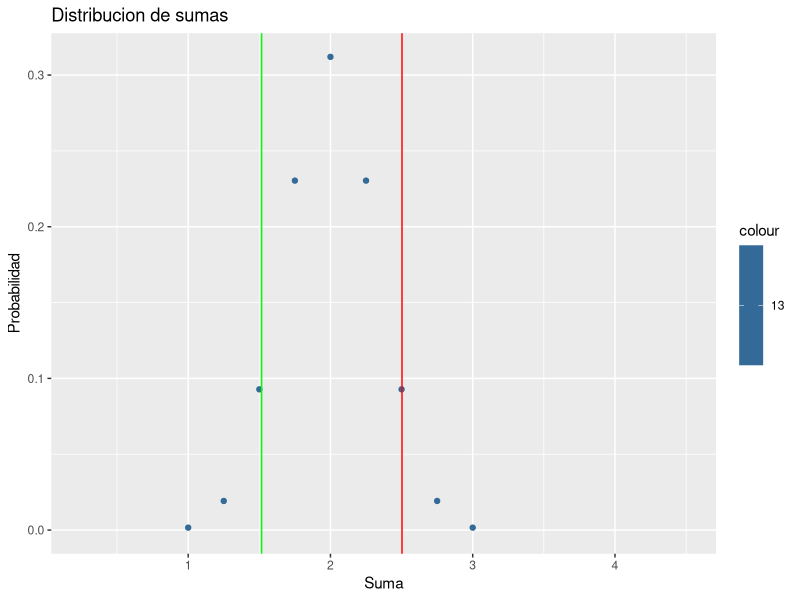
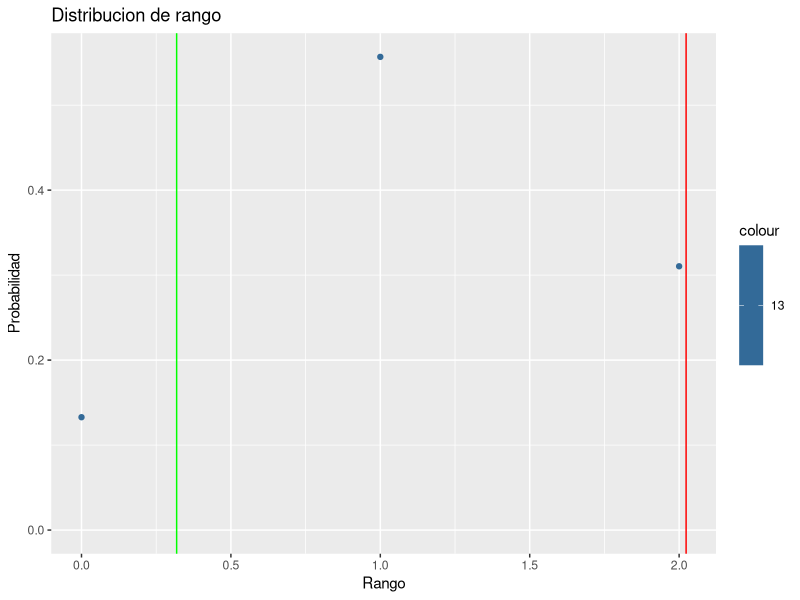
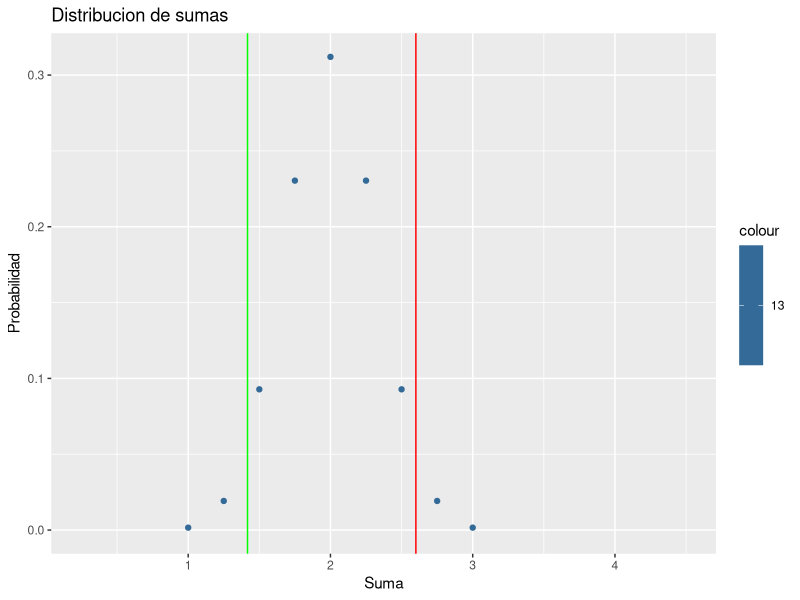
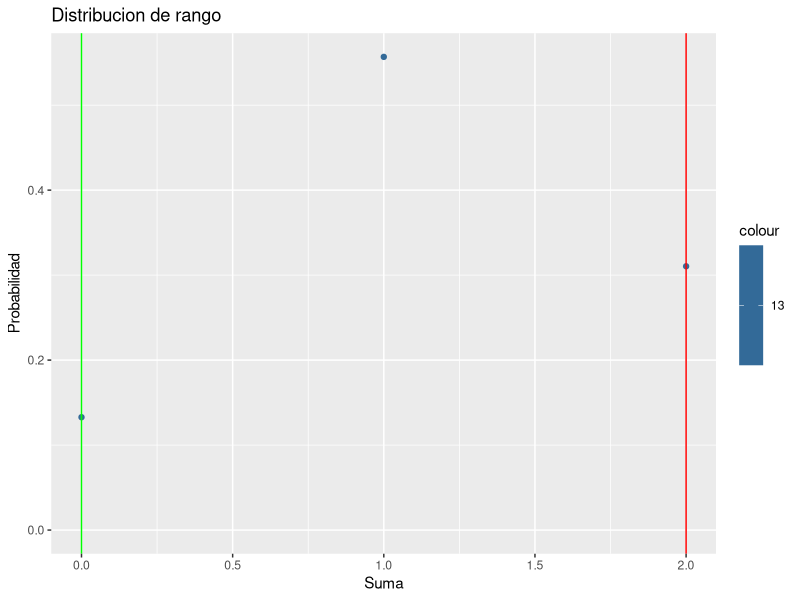
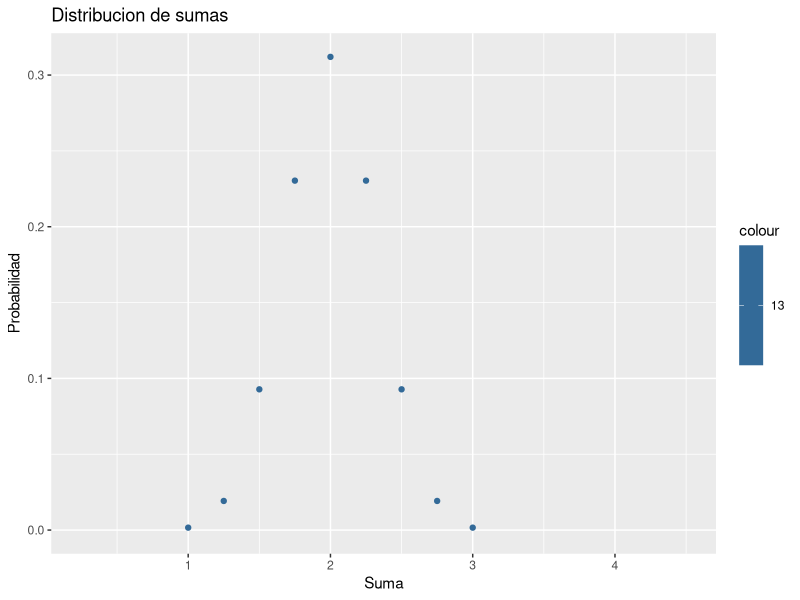

These figures' R source, in order:
if (!require('ggplot2')) install.packages('ggplot2'); 
library(ggplot2)
#Verifica de instalar la librer???a para gr???ficos

set.seed(140)

#Datos para el algoritmo
arr <- c(1,2,3)
p <- c(0.2,0.6,0.2)
n <- c(4)
k <- c(20)
z <- c(1.96)
alphainit <- c(0.05)
b <- c(500)
bboots <- c(300)
a<-sqrt(n/(n-1))
d2 <- c(1.128,1.693,2.059,2.326,2.534,2.704,2.847,2.970,3.078,3.173,3.258,3.336,3.407,3.472,3.532,3.588,3.640,3.689,3.735,3.778,3.819)
d3 <- c(0.853,0.888,0.880,0.864,0.848,0.833,0.820,0.808,0.797,0.787,0.778,0.770,0.763,0.756,0.750,0.744,0.739,0.733,0.729,0.724,0.720)


#Medias y rangos
mediamuestral <- array(1:(k*bboots)+1)
rangoboots <- array(1:(k*bboots)+1)
rangoshewart <- array(1:k)

#Limites
BootsMedia <- matrix(nrow=b, ncol=2)
BootsRango <- matrix(nrow=b, ncol=2)
ShewartMedia <- matrix(nrow=b, ncol=2)
ShewartRango <- matrix(nrow=b, ncol=2)

#Alphas
AlphaBootsMedia <- matrix(nrow=b, ncol=2)
AlphaBootsRango <- matrix(nrow=b, ncol=2)
AlphaShewartMedia <- matrix(nrow=b, ncol=2)
AlphaShewartRango <- matrix(nrow=b, ncol=2)
AlphaBootsMediaProm <- array(1:2)
AlphaBootsRangoProm <- array(1:2)
AlphaShewartMediaProm <- array(1:2)
AlphaShewartRangoProm <- array(1:2)


#Probabilidades para graficar por promedio de suma
probgraph <- matrix(nrow=n+1,ncol=(max(arr)*(n+2)))
probacum <- array(1:(max(arr)*(n+2)))
versum <- c(0)

#Probabilidades para graficar por rango
rangomaxi <- max(arr)-min(arr)
rangraph <- array(dim = c(length(arr),length(arr),n))
resrango <- array(dim = c(rangomaxi+1))
rangacum <- array(dim = c(rangomaxi+1))


# ------------------------------------------------------------------
# ------- Algoritmo para graficar por distribucion promedio --------
# ------------------------------------------------------------------


for (l in 1:length(probgraph)){ #inicializo el arreglo
  probgraph[l] <- 0
}

for (l in 1:length(arr)){ #Inicializo el caso base
  probgraph[1,arr[l]] <- p[l]
}

for (i in 1:n){ #Trabajo para paso i+1
  for(j in 1:((max(arr)*n-1)+1)){
    for(l in 1:length(arr)){
      aux <- probgraph[i+1,j+arr[l]]
      probgraph[i+1,j+arr[l]] <- aux + (probgraph[i,j]*p[l])
    } 
  }
}


#Verifico si la suma da 1.
versum <- probgraph[n,1]

#Preparo la probabilidad acumulada
probacum <- probgraph[n,1]

for (i in 2:(max(arr)*(n+2))){
  probacum[i] <- probacum[i-1] + probgraph[n,i]
  versum <- versum + probgraph[n,i]
}
#qplot(1:(max(arr)*(n+2)),probgraph[n,],color=13,main="Magia",xlab="Cosa A",ylab="Cosa B")
#barplot(probgraph[n,])


# ------------------------------------------------------------------
# --------- Algoritmo para graficar por distribucion rango ---------
# ------------------------------------------------------------------

for (l in 1:length(rangraph)){ #inicializo el arreglo
  rangraph[l] <- 0
}

for (i in 1:length(arr)){ #Preparo caso base
  rangraph[i,i,1] <- p[i]
}

for (it in 2:n){
  for (mini in 1:length(arr)){
    for(maxi in 1:length(arr)){
      for(t in 1:length(arr)){
        if(arr[t]>arr[maxi]){
          rangraph[mini,t,it] <- rangraph[mini,t,it] + rangraph[mini,maxi,it-1]*p[t]
        }
        else if(arr[t]<arr[mini]){
          rangraph[t,maxi,it] <- rangraph[t,maxi,it] + rangraph[mini,maxi,it-1]*p[t]
        }
        else{
          rangraph[mini,maxi,it] <- rangraph[mini,maxi,it] + rangraph[mini,maxi,it-1]*p[t]
        }
      }
    } 
  }
}

for(i in 1:length(resrango)){
  resrango[i] <- 0
}

for(i in 1:length(arr)){
  for(j in i:length(arr)){
    resrango[(arr[j]-arr[i])+1] <- resrango[(arr[j]-arr[i])+1] + rangraph[i,j,n] 
  }
}

rangacum[1] = resrango[1]

for(i in 2:length(rangacum))
  rangacum[i] <- rangacum[i-1] + resrango[i]

#plot(0:rangomaxi,resrango)
#print(resrango)

# ------------------------------------------------------------------
# --------------- Algoritmo para calcular limites ------------------
# ------------------------------------------------------------------


for (l in 1:b){ 
  samples <- replicate(k, sample(arr,size=n,prob=p,replace=TRUE)) 
  
  for(m in 1:k){
    rangoshewart[m] <- max(samples[,m])-min(samples[,m])
  }
  
  mediaTotal <- mean(samples)
  rmedia <- mean(rangoshewart)
  desvio <- rmedia / d2[n]
  
  ShewartMedia[l,1] <- mediaTotal-(z*desvio)/sqrt(n)
  ShewartMedia[l,2] <- mediaTotal+(z*desvio)/sqrt(n)
  
  ShewartRango[l,1] <- max(0,rmedia-z*d3[n]*desvio)
  ShewartRango[l,2] <- rmedia+z*d3[n]*desvio
  
  mediaCol <- array (1:k)
  mediaCol <- colMeans(samples, dims = 1)
  
  bootsrango <- replicate(bboots,samples)
  permrango <- sample(bootsrango,size=(n*k*bboots))
  permrango <- array(permrango,c(n,k*bboots))
  
#ACA LE SAQU? LA PARTE DE RESTAR LAS MEDIAS PORQUE NOTE QUE ERA MEJOR EL RESULTADO SIN ESO  
 # for (i in 1:n){
#    for (j in 1:k){
#      samples[i,j] <- samples[i,j] - mediaCol[j] #Le resto la media
#    }
#  }
  
  boots <- replicate(bboots,samples)
  perm <- sample(boots,size=(n*k*bboots))
  perm <- array(perm,c(n,k*bboots))


  for (i in 0:((k*bboots)-1)){ 
    rangoboots[i+1] = (max(permrango[,i+1])-min(permrango[,i+1]))
    mediamuestral[i+1] = mean(perm[,i+1])
#   mediamuestral[i+1] = mediamuestral[i+1]*a + mediaTotal
  }
  
  mediamuestral <- sort(mediamuestral)
  rangoboots <- sort(rangoboots)
  

  
  BootsRango[l,1] <- rangoboots[as.integer((k*bboots)*alphainit/2)]
  BootsRango[l,2] <- rangoboots[as.integer((k*bboots)*(1-alphainit/2))+1]
  BootsMedia[l,1] <- mediamuestral[as.integer((k*bboots)*alphainit/2)]
  BootsMedia[l,2] <- mediamuestral[as.integer((k*bboots)*(1-alphainit/2))+1]
}
#print(rangoshewart)
#print(samples)
#print(mediaTotal)
#print(mediamuestral)
#print(perm[1,])

# ------------------------------------------------------------------
# ----------------------- Calculo de Alpha -------------------------
# ------------------------------------------------------------------
#ACA NO HACIA FALTA RESTARLE 1 EN EL CASO QUE COINCID?A, ASI QUE QUEDO CON EL if SIN HACER NADA
#LE CORREG? PAR?NTESIS MAL UBICADOS Y UNA REFERENCIA QUE HACIA A UN VECTOR EQUIVOCADO
for (i in 1:b){
  
  #Calculo alpha de Bootstrap Media CORRECCION YA HECHA Y VERIFICADA
  AlphaBootsMedia[i,1] = probacum[as.integer(BootsMedia[i,1]*n)]
  #Caso borde donde justo da en el punto
  if( (as.integer(BootsMedia[i,2]*n)) == (BootsMedia[i,2]*n)) {  
    AlphaBootsMedia[i,2] = 1 - probacum[as.integer(BootsMedia[i,2]*n)]
  }
  else{
    AlphaBootsMedia[i,2] = 1 - probacum[as.integer(BootsMedia[i,2]*n)]
    print(probacum[((as.integer(BootsMedia[i,2])))] )
  }
  
  #Calculo alpha de Bootstrap Rango CORRECCION YA HECHA Y VERIFICADA
  if( (as.integer(BootsRango[i,1])+1) < 1)
    AlphaBootsRango[i,1] = 0
  else
    AlphaBootsRango[i,1] = rangacum[(as.integer(BootsRango[i,1]))+1]
  AlphaBootsRango[i,2] = 1 - rangacum[min(length(rangacum),(as.integer(BootsRango[i,2])+1))]
  
  
  #Calculo alpha de Shewart Media CORRECCION YA HECHA Y VERIFICADA
  AlphaShewartMedia[i,1] = probacum[as.integer(ShewartMedia[i,1]*n)]
  if( as.integer(ShewartMedia[i,2]*n) == (ShewartMedia[i,2]*n) )  
    AlphaShewartMedia[i,2] = 1 - probacum[as.integer(ShewartMedia[i,2]*n)]
  else
    AlphaShewartMedia[i,2] = 1 - probacum[as.integer(ShewartMedia[i,2]*n)]
  
  
  #Calculo alpha de Shewart Rango CORRECCION YA HACHA Y VERIFICADA  
  if ((as.integer(ShewartRango[i,1]))+1 < 1 )
    AlphaShewartRango[i,1] = 0
  else
    AlphaShewartRango[i,1] = rangacum[(as.integer(ShewartRango[i,1]))+1]
  if( as.integer(ShewartRango[i,2]) == ShewartRango[i,2] )  
    AlphaShewartRango[i,2] = 1 - rangacum[min(length(rangacum),(as.integer(ShewartRango[i,2]))+1)]
  else
    AlphaShewartRango[i,2] = 1 - rangacum[min(length(rangacum),(as.integer(ShewartRango[i,2]))+1)]
  
}

AlphaBootsMediaProm[1] = mean(AlphaBootsMedia[,1])
AlphaBootsMediaProm[2] = mean(AlphaBootsMedia[,2])

AlphaBootsRangoProm[1] = mean(AlphaBootsRango[,1])
AlphaBootsRangoProm[2] = mean(AlphaBootsRango[,2])

AlphaShewartMediaProm[1] = mean(AlphaShewartMedia[,1])
AlphaShewartMediaProm[2] = mean(AlphaShewartMedia[,2])

AlphaShewartRangoProm[1] = mean(AlphaShewartRango[,1])
AlphaShewartRangoProm[2] = mean(AlphaShewartRango[,2])
# ------------------------------------------------------------------
# -------------------- Impresiones y Gr�ficos ----------------------
# ------------------------------------------------------------------

#print(samples)

#Estos son todos los limites:
#print(BootsMedia)
print(BootsRango)
#print(ShewartMedia)
print(ShewartRango)

#Estos son los alphas de los l�mites:
#print(AlphaBootsMedia)
print(AlphaBootsRango)
#print(AlphaShewartMedia)
print(AlphaShewartRango)

#print(AlphaBootsMediaProm)
#print(AlphaBootsRangoProm)
#print(AlphaShewartMediaProm)
#print(AlphaShewartRangoProm)

#Esta es la distribucion de probabilidad
print(probgraph[n,])
#print(rangacum)
print(probacum)


#Graficos con limites Shewart y Bootstrap
vargrafico <- ( 1:(max(arr)*(n+2)))/n

#Grafico Shewart Media
(qplot(vargrafico,probgraph[n,],color=13,main="Distribucion de sumas",xlab="Suma",ylab="Probabilidad", ylim = c(0.0000000000001,max(probgraph[n,]))) + geom_vline(xintercept = mean(ShewartMedia[,1]), colour="green") + geom_vline(xintercept = mean(ShewartMedia[,2]), colour = "red") )

#Grafico Shewart Rango
(qplot(0:rangomaxi,resrango,color=13,main="Distribucion de rango",xlab="Rango",ylab="Probabilidad",ylim = c(0.0000000000001,max(resrango))) + geom_vline(xintercept = mean(ShewartRango[,1]), colour="green") + geom_vline(xintercept = mean(ShewartRango[,2]), colour = "red" ) )

#Grafico Bootstrap Media
(qplot(vargrafico,probgraph[n,],color=13,main="Distribucion de sumas",xlab="Suma",ylab="Probabilidad",ylim = c(0.0000000000000000001,max(probgraph[n,]))) + geom_vline(xintercept = mean(BootsMedia[,1]), colour="green") + geom_vline(xintercept = mean(BootsMedia[,2]), colour = "red" ) )

#Grafico Bootstrap Rango
(qplot(0:rangomaxi,resrango,color=13,main="Distribucion de rango",xlab="Suma",ylab="Probabilidad", ylim = c(0.0000000000001,max(resrango))) + geom_vline(xintercept = mean(BootsRango[,1]), colour="green") + geom_vline(xintercept = mean(BootsRango[,2]), colour = "red" ) )


#Distribucion probabilidad0...
qplot(vargrafico,probgraph[n,],color=13,main="Distribucion de sumas",xlab="Suma",ylab="Probabilidad",ylim = c(0.0000000000000000001,max(probgraph[n,])))

write.table(AlphaBootsMedia,"Alpha Bootstrap Media.txt",sep = "\t",row.names = FALSE, col.names = c("Alfa inferior", "Alfa superior"))
write.table(AlphaBootsRango,"Alpha Bootstrap Rango.txt",sep = "\t",row.names = FALSE, col.names = c("Alfa inferior", "Alfa superior"))
write.table(AlphaShewartMedia,"Alpha Shewart Media.txt",sep = "\t",row.names = FALSE, col.names = c("Alfa inferior", "Alfa superior"))
write.table(AlphaShewartRango,"Alpha Shewart Rango.txt",sep = "\t",row.names = FALSE, col.names = c("Alfa inferior", "Alfa superior"))

write.table(BootsMedia,"Limite Bootstrap Media.txt",sep = "\t",row.names = FALSE, col.names = c("Limite inferior", "Limite superior"))
write.table(BootsRango,"Limite Bootstrap Rango.txt",sep = "\t",row.names = FALSE, col.names = c("Limite inferior", "Limite superior"))
write.table(ShewartMedia,"Limite Shewart Media.txt",sep = "\t",row.names = FALSE, col.names = c("Limite inferior", "Limite superior"))
write.table(ShewartRango,"Limite Shewart Rango.txt",sep = "\t",row.names = FALSE, col.names = c("Limite inferior", "Limite superior"))

# Z sale del 1-alpha/2 en la inversa de la acumulada de la normal.